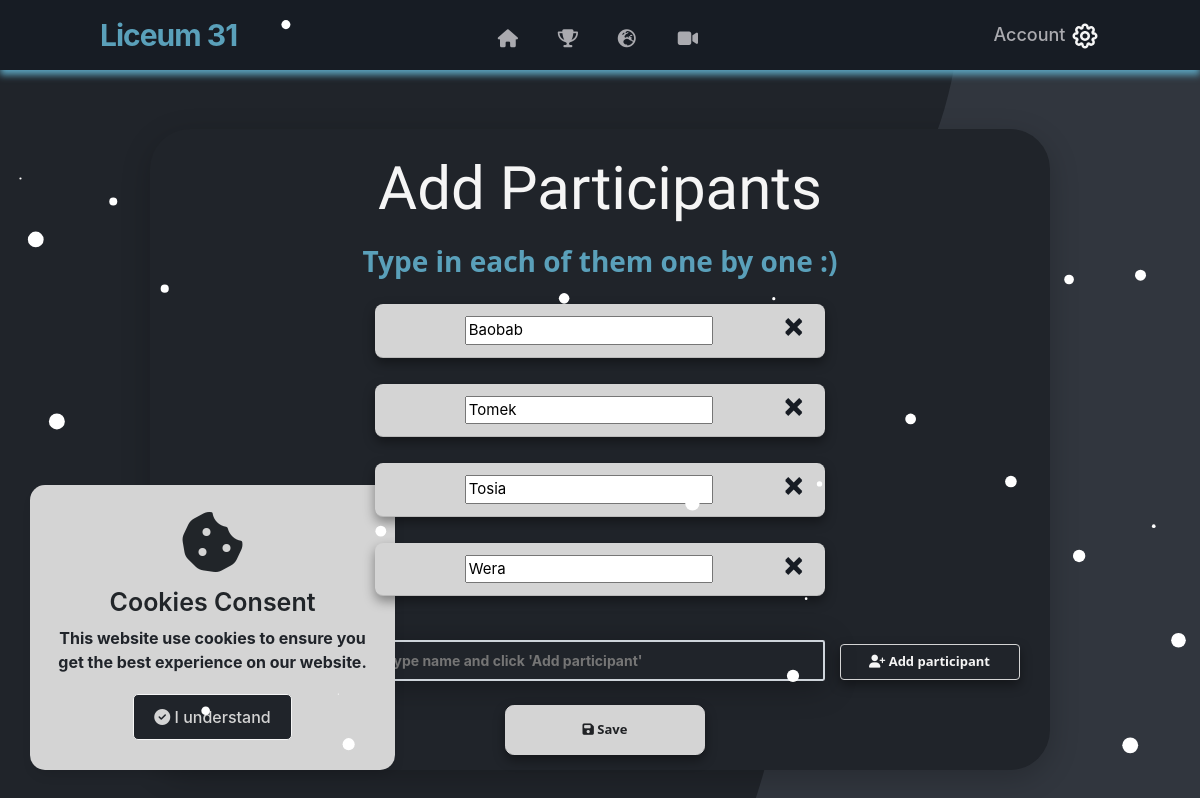
The page /new-opponents (signed in) on the database as committed earlier.
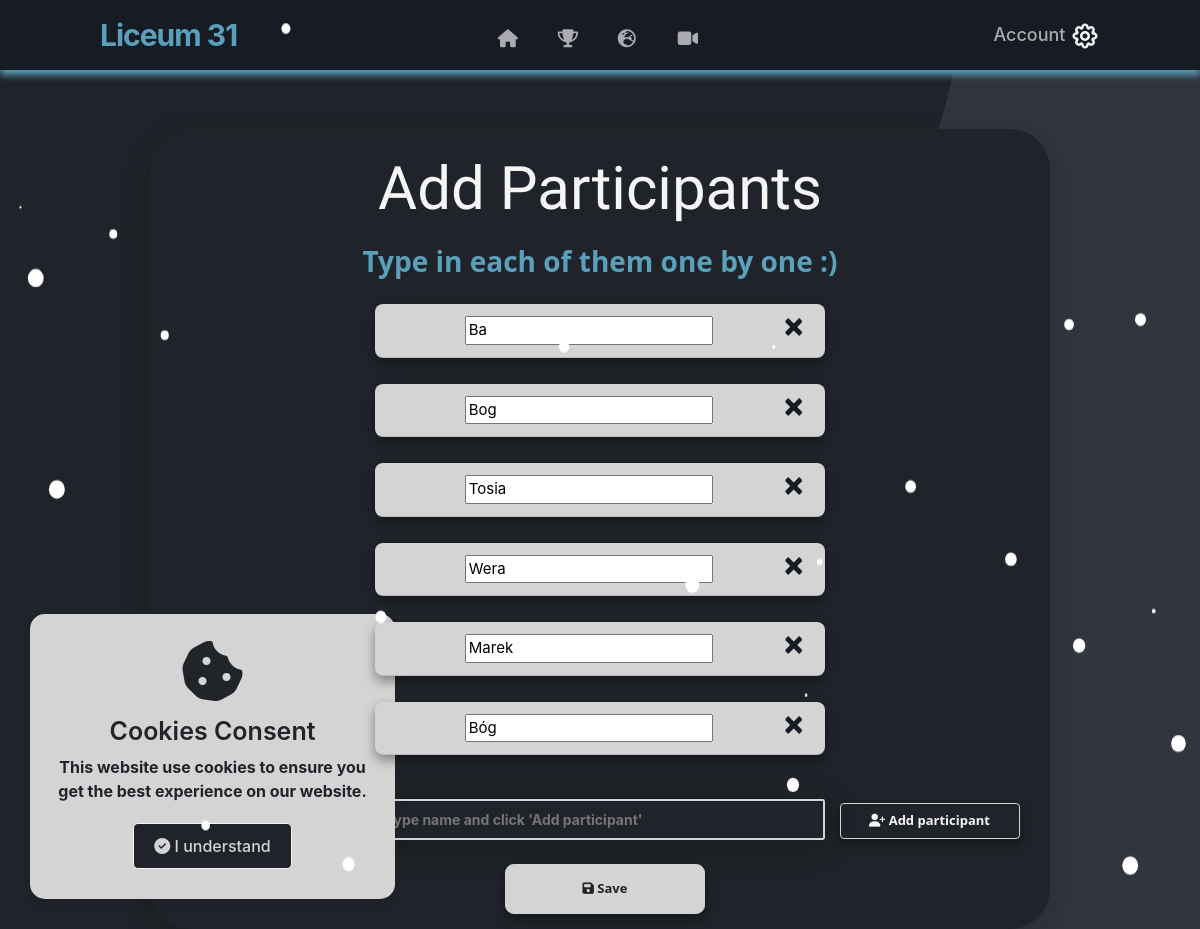
The same page on the database as committed later.
### website/models.py (models this page shows)
class Opponent(db.Model):
    id = db.Column(db.Integer,primary_key=True)
    tournament_id = db.Column(db.Integer,db.ForeignKey('tournament.id'))
    email = db.Column(db.String(150))
    standing = db.relationship('Standing')
    name = db.Column(db.String(100000))

### website/views.py (the view, shortened to what this page needs)
@views.route('/new-opponents', methods=['GET', 'POST'])
@login_required
def get_opponents_manually():
    tournamentDTO = TournamentController()
    tournamentDTO.Load(current_user.current_tournament_id)
    partizipantsNumberLimit = tournamentDTO.tournament.max_opponents
    tournamentDTO.ApplyChangesInOpponentsNames(request)
    return render_template("new_opponents.html", user=current_user, tournament=tournamentDTO.tournament)

### website/Classes.py (called while the page is built)
    def Load(self, id):
        self.tournament = Tournament.query.get(id)

    def Save(self):  # self is always required as a argument
        db.session.commit()

    def ApplyChangesInOpponentsNames(self, request):
        opponents = self.tournament.opponents
        for i in range(len(opponents)):
            opponentsName = request.form.get(f'opponent{i+1}')
            if opponentsName:
                if len(opponentsName) > 1:
                    if opponents[i].name != opponentsName:
                        opponents[i].name  = opponentsName
        self.Save()

### website/templates/new_opponents.html
{% extends "base.html" %} {% block title %}Schedule Generator{% endblock %} {% block content %}
<section class="newplayers_box_container container_newplayer">
  <br />
  <h3 align="center">Add Participants</h3>
  <h4 class="h4_main" style="color: #5aa0ba;" align="center">Type in each of them one by one :)</h4>
  <form method="POST">
    <ol class="list-group list-group-flush" id="notes">
      {% for opponent in tournament.opponents %}
      <li align="center" class="list-group-item">
        <input type="text " name="opponent{{loop.index}}" value="{{opponent.name}}" />
        <button type="button" class="close" onClick="deleteOpponent({{opponent.id}})">
          <span aria-hidden="true">&times;</span>
        </button>
      </li>
      {% endfor %}
    </ol>
    <br />
    <div align="left">
      <input style="display: inline-block" name="opponent" class="form_control"
        placeholder="Type name and click 'Add participant'" type="text" />
      <button id="btn" type="submit" class="btn-add">
        <i class="fas fa-user-plus"></i>
        Add participant
      </button>
    </div>
    <br />
    <div align="center">
      <a href="/schedule"><button id="btn" type="button" class="btn-danger_nav_generator_home">
          <i class="fas fa-save"></i>
          Save
        </button>
      </a>
  </form>
  </div>
</section>
{% endblock %}

Rows that differ between the two databases and show on the page:
changed Opponent (number 1 of 6 on the later page): opponent1 "Baobab" → "Ba"
changed Opponent: opponent2 "Tomek" → "Bog"
added Opponent: name "Marek"
added Opponent: name "Bóg"
